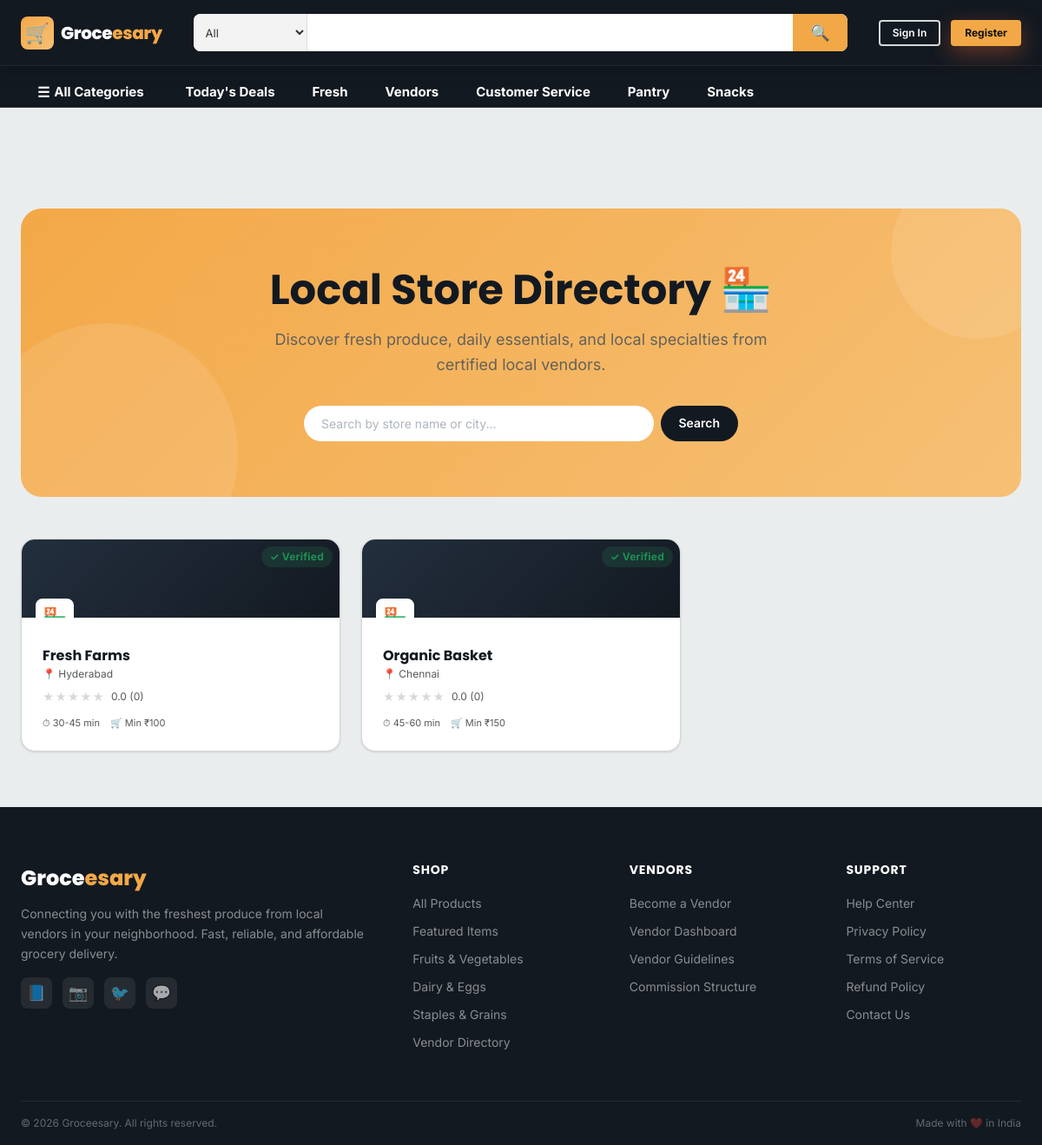
The app's page /pages/customer/vendors.php with its own data.
### tables this page shows
CREATE TABLE IF NOT EXISTS `vendors` (
  `id`                  INT UNSIGNED AUTO_INCREMENT PRIMARY KEY,
  `user_id`             INT UNSIGNED NOT NULL UNIQUE,
  `shop_name`           VARCHAR(150) NOT NULL,
  `shop_description`    TEXT,
  `shop_address`        TEXT,
  `city`                VARCHAR(100),
  `state`               VARCHAR(100),
  `pincode`             VARCHAR(10),
  `shop_logo`           VARCHAR(255) DEFAULT NULL,
  `shop_banner`         VARCHAR(255) DEFAULT NULL,
  `aadhar_no`           VARCHAR(20) DEFAULT NULL,
  `pan_no`              VARCHAR(20) DEFAULT NULL,
  `bank_account`        VARCHAR(30) DEFAULT NULL,
  `bank_ifsc`           VARCHAR(15) DEFAULT NULL,
  `bank_name`           VARCHAR(100) DEFAULT NULL,
  `aadhar_doc`          VARCHAR(255) DEFAULT NULL,
  `pan_doc`             VARCHAR(255) DEFAULT NULL,
  `verification_status` ENUM('pending','approved','rejected','suspended') NOT NULL DEFAULT 'pending',
  `kyc_status`          ENUM('pending','submitted','approved','rejected') NOT NULL DEFAULT 'pending',
  `kyc_notes`           TEXT DEFAULT NULL,
  `commission_rate`     DECIMAL(5,2) NOT NULL DEFAULT 10.00,
  `total_sales`         DECIMAL(12,2) NOT NULL DEFAULT 0.00,
  `avg_rating`          DECIMAL(3,2) NOT NULL DEFAULT 0.00,
  `total_reviews`       INT UNSIGNED NOT NULL DEFAULT 0,
  `delivery_time`       VARCHAR(50) DEFAULT '30-60 min',
  `min_order_amount`    DECIMAL(10,2) NOT NULL DEFAULT 0.00,
  `created_at`          DATETIME NOT NULL DEFAULT CURRENT_TIMESTAMP,
  `updated_at`          DATETIME NOT NULL DEFAULT CURRENT_TIMESTAMP ON UPDATE CURRENT_TIMESTAMP,
  FOREIGN KEY (`user_id`) REFERENCES `users`(`id`) ON DELETE CASCADE,
  INDEX `idx_verification` (`verification_status`),
  INDEX `idx_city` (`city`)
);

### config/database.php (called while the page is built, shortened)
<?php
class Database {
    private static ?Database $instance = null;
    private ?PDO $conn = null;
    private function __construct() {
        try {
            if (defined('DB_TYPE') && DB_TYPE === 'sqlite') {
                $dbPath = defined('DB_PATH') ? DB_PATH : __DIR__ . '/../database/groceesary.sqlite';
                $dbDir = dirname($dbPath);
                if (!is_dir($dbDir)) @mkdir($dbDir, 0777, true);
                $this->conn = new PDO("sqlite:$dbPath");
                $this->conn->setAttribute(PDO::ATTR_ERRMODE, PDO::ERRMODE_EXCEPTION);
            } else {
                $dsn = "mysql:host=" . DB_HOST . ";dbname=" . DB_NAME . ";charset=" . DB_CHARSET;
                $this->conn = new PDO($dsn, DB_USER, DB_PASSWORD, [
                    PDO::ATTR_ERRMODE => PDO::ERRMODE_EXCEPTION,
                    PDO::ATTR_DEFAULT_FETCH_MODE => PDO::FETCH_ASSOC,
                    PDO::ATTR_EMULATE_PREPARES => false,
                ]);
            }
        } catch (PDOException $e) {
            if (defined('DEBUG_MODE') && DEBUG_MODE) {
                die('<h3>DB Connection Error: ' . $e->getMessage() . '</h3>');
            }
            die('Service temporarily unavailable.');
        }
    }
    public static function getInstance(): Database {
        if (self::$instance === null) {
            self::$instance = new Database();
        }
        return self::$instance;
    }
    public function query(string $sql): array {
        try {
            $stmt = $this->conn->query($sql);
            return $stmt->fetchAll(PDO::FETCH_ASSOC);
        } catch (PDOException $e) {
            $this->logError($e->getMessage(), $sql);
            return [];
        }
    }
}
?>

### templates/components/vendor_card.php (the view, shortened to what this page needs)
<?php
$base   = BASE_URL;
$vid    = (int)$vendor['id'];
$name   = htmlspecialchars($vendor['shop_name']);
$city   = htmlspecialchars($vendor['city'] ?? '');
$rating = (float)($vendor['avg_rating'] ?? 0);
$reviews= (int)($vendor['total_reviews'] ?? 0);
$dtime  = htmlspecialchars($vendor['delivery_time'] ?? '30-60 min');
$min_order = (float)($vendor['min_order_amount'] ?? 0);
$logo   = !empty($vendor['shop_logo']) ? $base . '/' . $vendor['shop_logo'] : null;
$link   = $base . '/pages/customer/browse.php?vendor=' . $vid;
?>
<a href="<?= $link ?>" class="vendor-card card" style="text-decoration:none">
  <div style="height:90px;background:var(--gradient-secondary);position:relative;overflow:hidden">
    <div style="position:absolute;bottom:-22px;left:16px;width:44px;height:44px;border-radius:var(--radius-md);background:var(--color-white);border:3px solid var(--color-white);box-shadow:var(--shadow-md);overflow:hidden;display:flex;align-items:center;justify-content:center;font-size:1.4rem">
      <?php if ($logo): ?>
        <img src="<?= $logo ?>" alt="<?= $name ?>" style="width:100%;height:100%;object-fit:cover">
      <?php else: ?>
        🏪
      <?php endif; ?>
    </div>
    <span class="badge badge-success" style="position:absolute;top:8px;right:8px">✓ Verified</span>
  </div>
  <div class="card-body" style="padding-top:34px">
    <h3 style="font-size:var(--text-base);font-weight:700;margin-bottom:2px"><?= $name ?></h3>
    <?php if ($city): ?>
      <div class="text-xs text-muted mb-2">📍 <?= $city ?></div>
    <?php endif; ?>
    <div class="flex items-center gap-2 mb-3">
      <div class="stars" style="font-size:0.8rem">
        <?php for ($i=1;$i<=5;$i++): ?>
          <span class="<?= $i<=round($rating)?'':'star-empty' ?>">★</span>
        <?php endfor; ?>
      </div>
      <span class="text-xs text-muted"><?= number_format($rating,1) ?> (<?= $reviews ?>)</span>
    </div>
    <div class="flex gap-3" style="font-size:11px;color:var(--color-muted)">
      <span>⏱ <?= $dtime ?></span>
      <?php if ($min_order > 0): ?>
        <span>🛒 Min ₹<?= number_format($min_order) ?></span>
      <?php endif; ?>
    </div>
  </div>
</a>

### pages/customer/vendors.php (shortened to what this page needs)
<?php
require_once '../../config/database.php';
$db = Database::getInstance();
$q = trim($_GET['q'] ?? '');
$page = max(1, (int)($_GET['page'] ?? 1));
$per_page = 12;
$offset = ($page - 1) * $per_page;
$where = "verification_status='approved'";
$types = '';
$params = [];
$sql_base = "FROM vendors WHERE $where";
$select = "SELECT * $sql_base ORDER BY avg_rating DESC, total_sales DESC LIMIT $per_page OFFSET $offset";
if ($types) {
    $vendors = $db->prepare($select, $types, ...$params);
} else {
    $vendors = $db->query($select);
}
require_once '../../templates/layouts/header.php';
require_once '../../templates/layouts/navbar.php';
?>
<div class="page-content" style="background:var(--color-bg);min-height:100vh">
  <div class="container" style="padding-top:var(--space-7);padding-bottom:var(--space-8)">
    <div style="background:var(--gradient-primary);border-radius:var(--radius-2xl);padding:var(--space-8);color:#fff;text-align:center;margin-bottom:var(--space-7);position:relative;overflow:hidden">
      <div style="position:relative;z-index:1">
        <h1 style="font-size:3rem;margin-bottom:var(--space-3)">Local Store Directory 🏪</h1>
        <p style="font-size:var(--text-lg);opacity:0.9;max-width:600px;margin:0 auto">Discover fresh produce, daily essentials, and local specialties from certified local vendors.</p>
        <form method="GET" action="" style="max-width:500px;margin:var(--space-6) auto 0;display:flex;gap:var(--space-2)">
          <input type="text" name="q" class="form-control" placeholder="Search by store name or city..." value="<?= htmlspecialchars($q) ?>" style="border:none;padding:12px 20px;border-radius:var(--radius-full)">
          <button type="submit" class="btn btn-dark" style="border-radius:var(--radius-full);padding:0 24px">Search</button>
        </form>
      </div>
      <div style="position:absolute;top:-50px;right:-50px;width:200px;height:200px;background:rgba(255,255,255,0.1);border-radius:50%"></div>
      <div style="position:absolute;bottom:-100px;left:-50px;width:300px;height:300px;background:rgba(255,255,255,0.1);border-radius:50%"></div>
    </div>
    <?php if ($vendors): ?>
      <div class="grid grid-cols-3 gap-5" style="grid-template-columns: repeat(auto-fill, minmax(300px, 1fr));">
        <?php foreach ($vendors as $vendor): ?>
          <?php include '../../templates/components/vendor_card.php'; ?>
        <?php endforeach; ?>
      </div>
    <?php endif; ?>
  </div>
</div>
<?php require_once '../../templates/layouts/footer.php'; ?>

### templates/css/base.css (style rules this page uses)
:root { --color-primary: #f3a847; --color-primary-dark: #e09635; --color-primary-light: #f6c075; --color-secondary: #232f3e; --color-secondary-dark:#131921; --color-secondary-light:#2874f0; --color-success: #2ECC71; --color-danger: #e74c3c; --color-warning: #f39c12; --color-info: #3498db; --color-white: #ffffff; --color-bg: #eaeded; --color-surface: #ffffff; --color-border: #d5d9d9; --color-text: #0f1111; --color-muted: #565959; --color-dark: #131921; --gradient-primary: linear-gradient(135deg, #f3a847 0%, #f6c075 100%); --gradient-secondary: linear-gradient(135deg, #232f3e 0%, #131921 100%); --gradient-hero: linear-gradient(135deg, #131921 0%, #232f3e 50%, #2874f0 100%); --gradient-card: linear-gradient(180deg, rgba(255,255,255,0) 60%, rgba(0,0,0,0.5) 100%); --space-1: 4px; --space-2: 8px; --space-3: 12px; --space-4: 16px; --space-5: 24px; --space-6: 32px; --space-7: 48px; --space-8: 64px; --space-9: 96px; --font-sans: 'Inter', -apple-system, BlinkMacSystemFont, sans-serif; --font-heading: 'Poppins', 'Inter', sans-serif; --font-mono: 'Courier New', monospace; --text-xs: 0.75rem; --text-sm: 0.875rem; --text-base: 1rem; --text-lg: 1.125rem; --text-xl: 1.25rem; --text-2xl: 1.5rem; --text-3xl: 1.875rem; --text-4xl: 2.25rem; --text-5xl: 3rem; --leading-tight: 1.25; --leading-snug: 1.375; --leading-normal: 1.5; --leading-relaxed:1.625; --radius-sm: 4px; --radius-md: 8px; --radius-lg: 12px; --radius-xl: 16px; --radius-2xl: 24px; --radius-full: 9999px; --shadow-sm: 0 1px 3px rgba(0,0,0,0.08), 0 1px 2px rgba(0,0,0,0.06); --shadow-md: 0 4px 12px rgba(0,0,0,0.1); --shadow-lg: 0 10px 30px rgba(0,0,0,0.12); --shadow-xl: 0 20px 60px rgba(0,0,0,0.15); --shadow-primary: 0 8px 24px rgba(255,107,53,0.35); --transition-fast: 150ms ease; --transition-base: 250ms ease; --transition-slow: 400ms ease; --z-below: -1; --z-base: 0; --z-above: 10; --z-dropdown: 100; --z-sticky: 200; --z-modal: 300; --z-toast: 400; }
*, *::before, *::after { box-sizing: border-box; margin: 0; padding: 0; }
html { height: 100%; font-size: 16px; scroll-behavior: smooth; -webkit-text-size-adjust: 100%; }
body { height: 100%; margin: 0; padding: 0; font-family: var(--font-sans); font-size: var(--text-base); line-height: var(--leading-normal); color: var(--color-text); background-color: var(--color-bg); -webkit-font-smoothing: antialiased; -moz-osx-font-smoothing: grayscale; overflow-x: hidden; }
a { color: inherit; text-decoration: none; }
button { cursor: pointer; font-family: inherit; }
input, textarea, select { font-family: inherit; }
h1, h2, h3, h4, h5, h6 { font-family: var(--font-heading); font-weight: 700; line-height: var(--leading-tight); color: var(--color-dark); }
h1 { font-size: var(--text-4xl); }
h3 { font-size: var(--text-2xl); }
p { margin-bottom: var(--space-4); color: var(--color-muted); line-height: var(--leading-relaxed); }

### templates/css/layout.css (style rules this page uses)
.container { width: 100%; max-width: 1280px; margin-inline: auto; padding-inline: var(--space-5); }
.flex { display: flex; }
.items-center { align-items: center; }
.grid { display: grid; }
.grid-cols-3 { grid-template-columns: repeat(3, 1fr); }
.gap-2 { gap: var(--space-2); }
.gap-3 { gap: var(--space-3); }
.gap-5 { gap: var(--space-5); }
.mb-2 { margin-bottom: var(--space-2); }
.mb-3 { margin-bottom: var(--space-3); }
body { padding-top: 0; }
body.has-navbar:not(.no-navbar) { padding-top: 124px; }
.page-content { padding-top: 70px; min-height: 100vh; }

### templates/css/theme.css (style rules this page uses)
.text-muted { color: var(--color-muted) !important; }
.text-xs { font-size: var(--text-xs); }
.page-content { padding-top: 68px; min-height: calc(100vh - 68px); }
.stars { display: inline-flex; gap: 1px; color: var(--color-warning); font-size: var(--text-sm); }
.star-empty { color: var(--color-border); }
body { padding-top: 0; }
body.has-navbar:not(.no-navbar) { padding-top: 124px; }

### templates/css/responsive.css (style rules this page uses)
.grid-cols-3, .grid-cols-4, .grid-cols-5, .grid-cols-6 { grid-template-columns: 1fr; }
@media (min-width: 576px) { .grid-cols-3 { grid-template-columns: repeat(2, 1fr); } }
@media (min-width: 576px) { .container { padding-inline: var(--space-6); } }
@media (min-width: 576px) { h1 { font-size: var(--text-4xl); } }
@media (min-width: 768px) { .grid-cols-3 { grid-template-columns: repeat(3, 1fr); } }
@media (min-width: 1200px) { .container { padding-inline: var(--space-5); } }
@media (min-width: 1200px) { h1 { font-size: var(--text-5xl); } }

### records on screen
vendors: shop_name "Fresh Farms", city "Hyderabad", avg_rating "0.0", total_reviews "0", delivery_time "30-45 min", min_order_amount "100"
vendors: shop_name "Organic Basket", city "Chennai", avg_rating "0.0", total_reviews "0", delivery_time "45-60 min", min_order_amount "150"

### other values on screen
APP_NAME "Groceesary"
